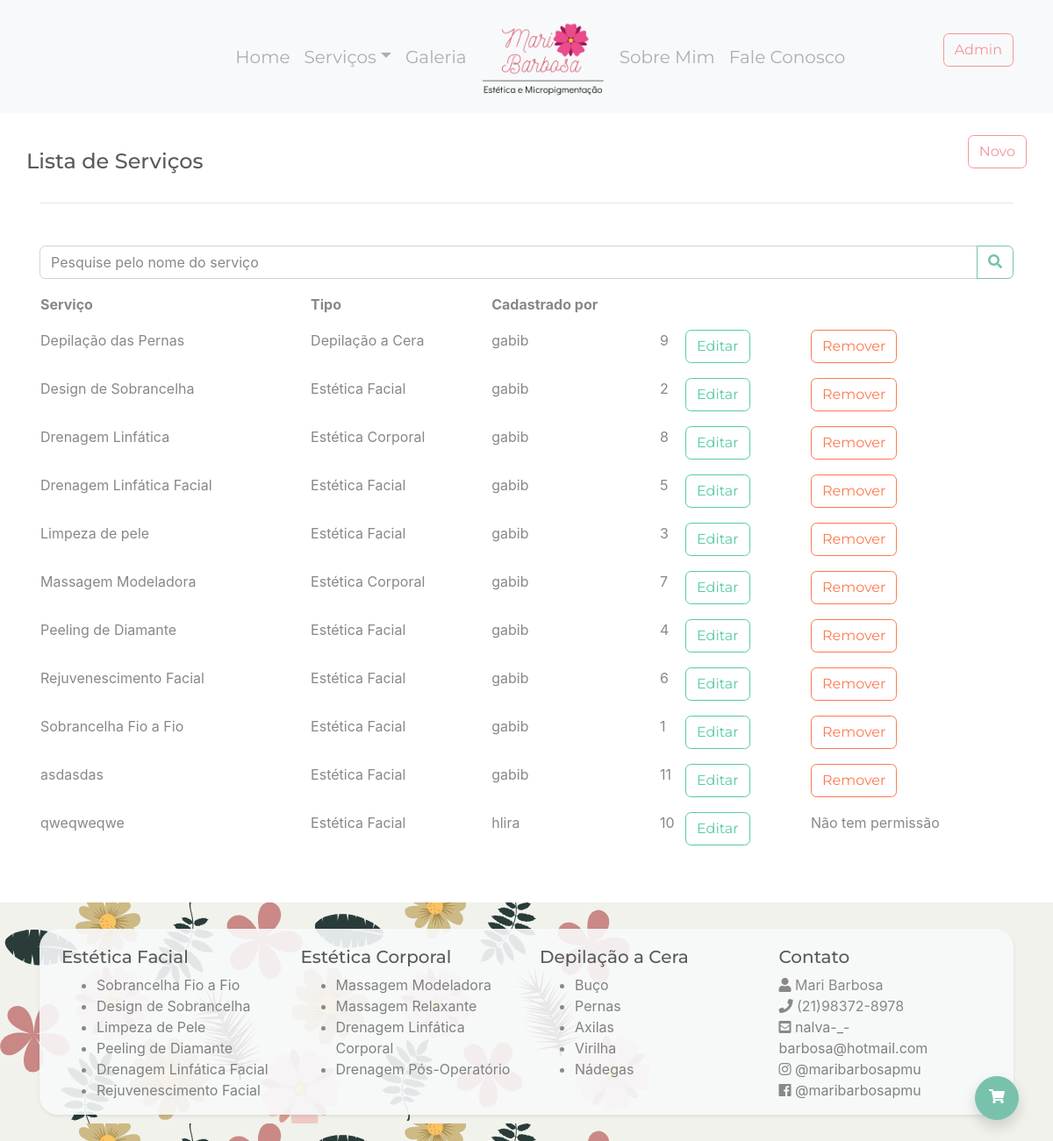
Before: /servicos (signed in) with the older database file.
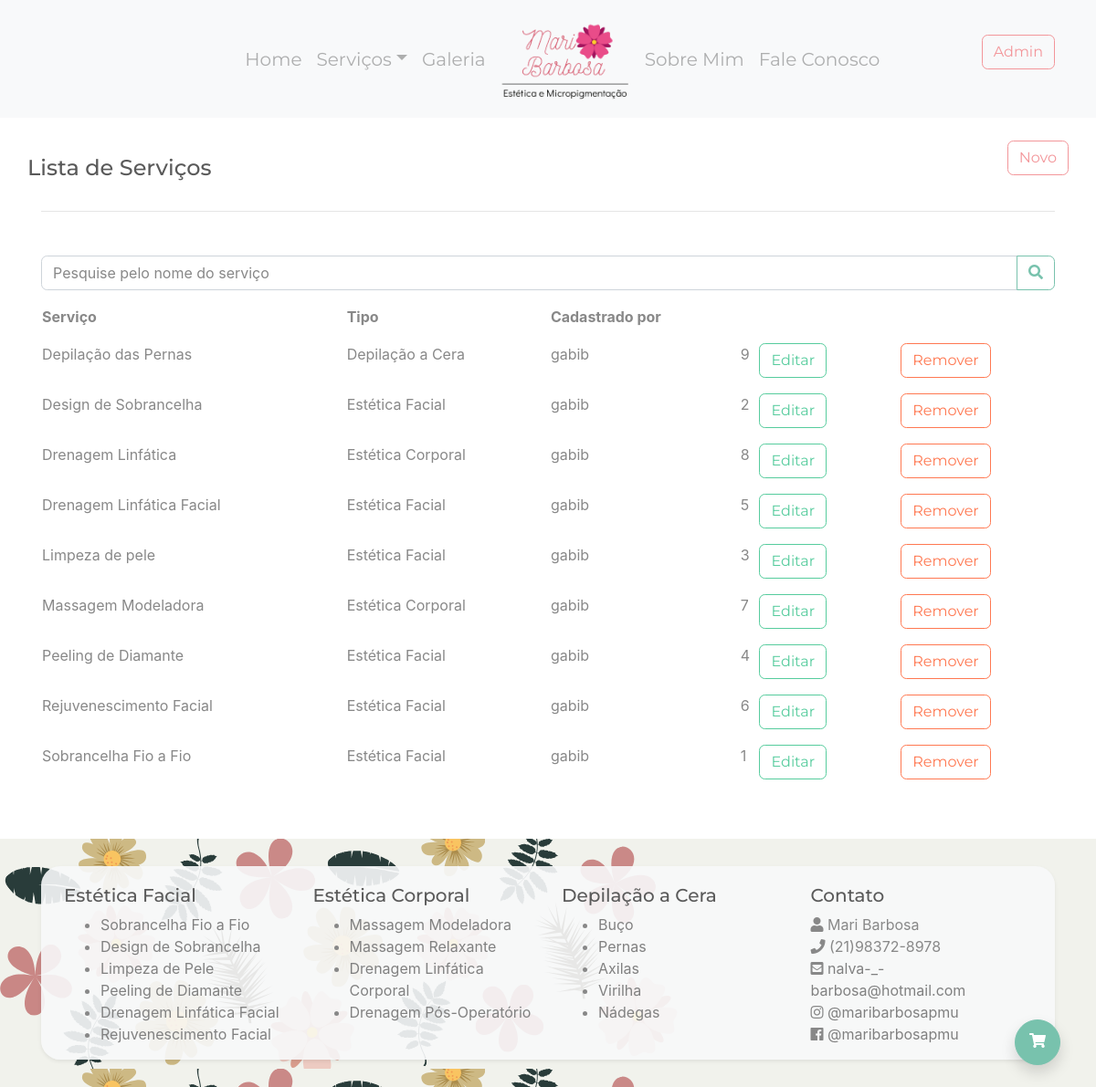
After: the same page with the newer database file.
### meuSite/models.py (models this page shows, shortened)
class Servico(models.Model):
    tipo = models.ForeignKey(TipoServico, on_delete=models.CASCADE)
    nome = models.CharField('Servico', max_length=200, db_index=True)
    tag = models.SlugField('Tag', max_length=100, default=' ')
    imagem = models.CharField('Imagem', max_length=200)
    descricao = models.TextField(blank=True)
    user = models.ForeignKey(settings.AUTH_USER_MODEL,
                             related_name='servicos',
                             on_delete=models.DO_NOTHING,
                             null=True)
    preco = models.DecimalField('Preco', max_digits=10, decimal_places=2, default=0)
    class Meta:
        db_table = 'servico'
        ordering = ('nome',)

class TipoServico(models.Model):
    nome = models.CharField('Tipo', max_length=200, db_index=True, unique=True)
    nomePrincipal = models.CharField('Nome Principal', max_length=200, db_index=True, unique=True)
    class Meta:
        db_table = 'tipoServico'

### meuSite/views.py (the view)
# urls.py: path('servicos', views.servico_listar, name='servico_listar'),
def servico_listar(request):
    form = PesquisaServicoForm(request.GET)
    servicos = Servico.objects.all().order_by('nome')
    current_user = request.user
    return render(request, 'servico_listar.html', {'servicos': servicos, 'form': form, 'user': current_user})

### meuSite/forms.py
class PesquisaServicoForm(forms.Form):
    class Meta:
        fields = ('nome')
    nome = forms.CharField(
        widget=forms.TextInput(
            attrs={'class': 'form-control', 'maxlength': '120', 'placeholder': "Pesquise pelo nome do serviço"}),
        required=False)

### meuSite/templates/servico_listar.html (shortened to what this page needs)
{% extends "base.html" %}
{% load static %}
{% block estilo %}
    <link rel="stylesheet" type="text/css" href="{% static 'css/servico_editar.css' %}"/>
{% endblock %}
{% block conteudo %}
    <div class="container my-4 espaco-inicio">
        <div class="block">
            <div class="row">
                <div class="col-12">
                    <div class="row">
                        <div class="col p-0">
                            <h4 class="my-3">Lista de Serviços</h4>
                        </div>
                        <div class="col-auto p-0">
                            <a class="btn btn-outline-secondary mb-2"
                               href="{% url 'estetica:cadastro' %}">Novo</a>
                        </div>
                    </div>
                    <hr class="mb-5">
                </div>
                <div class="col-12">
                    <form type="get" action="{% url 'estetica:pesquisa' %}" style="margin: 0">
                        <div class="input-group mb-3">
                            {{ form.nome }}
                            <div class="input-group-append">
                                <button class="btn btn-outline-primary" type="submit" id="botao-pesquisa">
                                    <i class="fa fa-search"></i>
                                </button>
                            </div>
                        </div>
                    </form>
                </div>
            </div>
            <table class="table table-borderless">
                <thead>
                {% if servicos %}
                    <tr>
                        <th scope="col">Serviço</th>
                        <th scope="col">Tipo</th>
                        <th scope="col">Cadastrado por</th>
                        <th scope="col"></th>
                        <th scope="col"></th>
                    </tr>
                {% endif %}
                </thead>
                <tbody>
                {% for servico in servicos %}
                    <tr class="">
                        <td class="pt-3">{{ servico.nome }}</td>
                        <td class="pt-3">{{ servico.tipo.nome }}</td>
                        <td class="pt-3">{{ servico.user }}</td>
                        <td class="pt-3">{{ servico.id }}</td>
                        <td class="pt-3">
                            <a id="botao_editar" href="{% url 'estetica:servico_editar' servico.id %}"
                               class="btn btn-outline-success mr-3">
                                Editar
                            </a>
                        </td>
                        <td class="pt-3">
                            {% if user.username|stringformat:"s" == servico.user|stringformat:"s" %}
                                <form id="form_remover" action="{% url 'estetica:servico_remover' servico.id %}"
                                      method="POST"
                                      enctype="multipart/form-data" novalidate>
                                    <button id="botao_remover" class="btn btn-outline-danger">
                                        Remover
                                    </button>
                                </form>
                            {% else %}
                                Não tem permissão
                            {% endif %}
                        </td>
                    </tr>
                {% endfor %}
                </tbody>
            </table>
            <div class='row' style='font-size: 14px;'>
                <div class='col-12 pt-4'>
                </div>
            </div>
        </div>
    </div>
{% endblock conteudo %}

Changed rows visible on the page:
removed Servico: nome "asdasdas", tipo.nome "Estética Facial", user "gabib", id "11", shows "Remover"
removed Servico: nome "qweqweqwe", tipo.nome "Estética Facial", user "hlira", id "10", shows "Não tem permissão"
